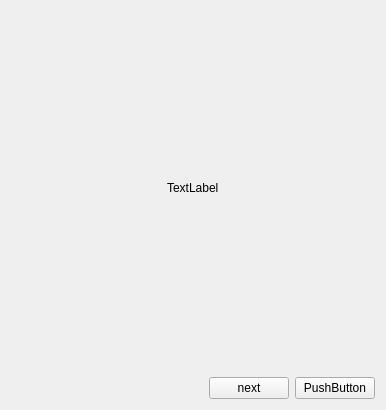
<?xml version="1.0" encoding="UTF-8"?>
<ui version="4.0">
 <class>zloginwidget</class>
 <widget class="QWidget" name="zloginwidget">
  <property name="geometry">
   <rect>
    <x>0</x>
    <y>0</y>
    <width>386</width>
    <height>410</height>
   </rect>
  </property>
  <property name="minimumSize">
   <size>
    <width>0</width>
    <height>1</height>
   </size>
  </property>
  <property name="windowTitle">
   <string>Form</string>
  </property>
  <layout class="QVBoxLayout" name="verticalLayout">
   <item>
    <widget class="QStackedWidget" name="stackedWidget">
     <property name="currentIndex">
      <number>0</number>
     </property>
     <widget class="QWidget" name="page">
      <layout class="QVBoxLayout" name="verticalLayout_2">
       <item>
        <spacer name="verticalSpacer">
         <property name="orientation">
          <enum>Qt::Vertical</enum>
         </property>
         <property name="sizeHint" stdset="0">
          <size>
           <width>20</width>
           <height>131</height>
          </size>
         </property>
        </spacer>
       </item>
       <item>
        <layout class="QHBoxLayout" name="horizontalLayout">
         <item>
          <spacer name="horizontalSpacer">
           <property name="orientation">
            <enum>Qt::Horizontal</enum>
           </property>
           <property name="sizeHint" stdset="0">
            <size>
             <width>40</width>
             <height>20</height>
            </size>
           </property>
          </spacer>
         </item>
         <item>
          <widget class="QLabel" name="label">
           <property name="minimumSize">
            <size>
             <width>0</width>
             <height>0</height>
            </size>
           </property>
           <property name="maximumSize">
            <size>
             <width>16777215</width>
             <height>16777215</height>
            </size>
           </property>
           <property name="text">
            <string>TextLabel</string>
           </property>
           <property name="scaledContents">
            <bool>true</bool>
           </property>
          </widget>
         </item>
         <item>
          <spacer name="horizontalSpacer_2">
           <property name="orientation">
            <enum>Qt::Horizontal</enum>
           </property>
           <property name="sizeHint" stdset="0">
            <size>
             <width>40</width>
             <height>20</height>
            </size>
           </property>
          </spacer>
         </item>
        </layout>
       </item>
       <item>
        <spacer name="verticalSpacer_2">
         <property name="orientation">
          <enum>Qt::Vertical</enum>
         </property>
         <property name="sizeHint" stdset="0">
          <size>
           <width>20</width>
           <height>131</height>
          </size>
         </property>
        </spacer>
       </item>
       <item>
        <widget class="QWidget" name="widget" native="true"/>
       </item>
      </layout>
     </widget>
     <widget class="QWidget" name="page_2">
      <layout class="QVBoxLayout" name="verticalLayout_3">
       <item>
        <widget class="QTextEdit" name="textEdit"/>
       </item>
      </layout>
     </widget>
    </widget>
   </item>
   <item>
    <layout class="QHBoxLayout" name="horizontalLayout_2">
     <item>
      <spacer name="horizontalSpacer_3">
       <property name="orientation">
        <enum>Qt::Horizontal</enum>
       </property>
       <property name="sizeHint" stdset="0">
        <size>
         <width>40</width>
         <height>20</height>
        </size>
       </property>
      </spacer>
     </item>
     <item>
      <widget class="QPushButton" name="btnNext">
       <property name="text">
        <string>next</string>
       </property>
      </widget>
     </item>
     <item>
      <widget class="QPushButton" name="pushButton_2">
       <property name="text">
        <string>PushButton</string>
       </property>
      </widget>
     </item>
    </layout>
   </item>
  </layout>
 </widget>
 <resources/>
 <connections/>
</ui>
